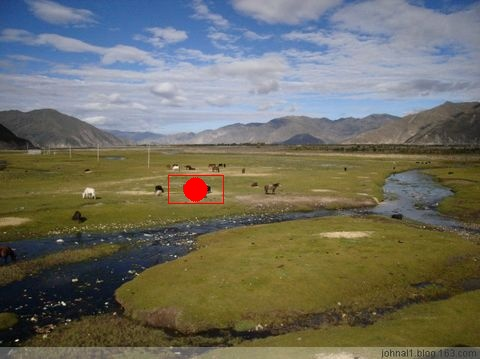
#> input picture 备份/TEST1/1.JPG, 480 x 359 px, found by its file name
$ python histsimilar.py
#> lines starting #> are read from the running program, lines starting #| are printed output that depends on the picture; pictures that were not available may be replaced by others from this repository, and a replacement may not be noted
#!/usr/bin/python
# -*- coding: utf-8 -*-

from PIL import Image

import datetime
import time

def make_regalur_image(img, size = (256, 256)):
	return img.resize(size).convert('RGB')

def split_image(img, part_size = (64, 64)):
	w, h = img.size
	pw, ph = part_size

	assert w % pw == h % ph == 0

	return [img.crop((i, j, i+pw, j+ph)).copy() \
				for i in range(0, w, pw) \
				for j in range(0, h, ph)]

def hist_similar(lh, rh):
	assert len(lh) == len(rh)
	return sum(1 - (0 if l == r else float(abs(l - r))/max(l, r)) for l, r in zip(lh, rh))/len(lh)

def calc_similar(li, ri):
#	return hist_similar(li.histogram(), ri.histogram())
	return sum(hist_similar(l.histogram(), r.histogram()) for l, r in zip(split_image(li), split_image(ri))) / 16.0


def calc_similar_by_path(lf, rf):
	li, ri = make_regalur_image(Image.open(lf)), make_regalur_image(Image.open(rf))
	return calc_similar(li, ri)

def make_doc_data(lf, rf):
#> called with lf = '1.jpg', rf = '12.jpg'
	li, ri = make_regalur_image(Image.open(lf)), make_regalur_image(Image.open(rf))
#> in make_regalur_image, `return img.resize(size).convert('RGB')`:
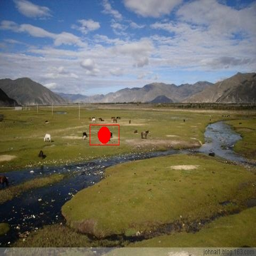
#> returned value: PIL image 256x256 RGB; mean R, G, B 110.2, 109.4, 97
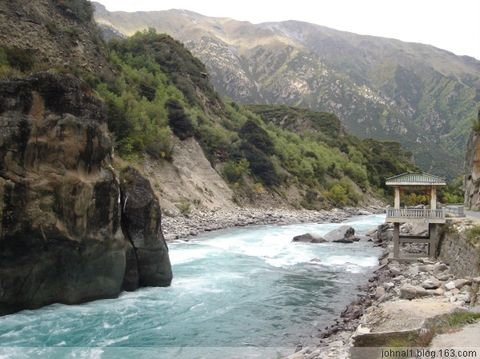
#> input picture 备份/test/TEST4/1.JPG, 480 x 359 px, given in place of 12.jpg, which was not available
#> call 2 of make_regalur_image, with size = (256, 256)
#> in make_regalur_image (call 2), `return img.resize(size).convert('RGB')`:
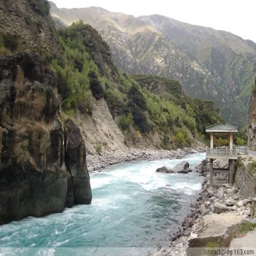
#> returned value: PIL image 256x256 RGB; mean R, G, B 126.1, 127.7, 120.7
	li.save(lf + '_regalur.png')
	ri.save(rf + '_regalur.png')
	fd = open('stat.csv', 'w')
	fd.write('\n'.join(l + ',' + r for l, r in zip(map(str, li.histogram()), map(str, ri.histogram()))))
#	print >>fd, '\n'
#	fd.write(','.join(map(str, ri.histogram())))
	fd.close()
	from PIL import ImageDraw
	li = li.convert('RGB')
	draw = ImageDraw.Draw(li)
	for i in range(0, 256, 64):
		draw.line((0, i, 256, i), fill = '#ff0000')
		draw.line((i, 0, i, 256), fill = '#ff0000')
	li.save(lf + '_lines.png')
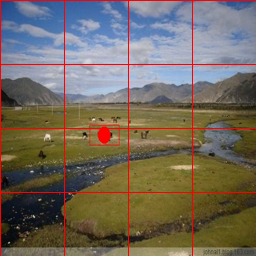
#> saved as 1.jpg_lines.png: PIL image 256x256 RGB; mean R, G, B 114.7, 106, 93.9


if __name__ == '__main__':
	#path = r'test/TEST%d/%d.JPG'
	knx=make_doc_data("1.jpg", "12.jpg")
	print(knx)
	# for i in range(1, 4):
	# 	print('test_case_%d: %.3f%%'%(i, calc_similar_by_path('test/TEST%d/%d.JPG'%(i, 1), 'test/TEST%d/%d.JPG'%(i, 2))*100))


#	make_doc_data('test/TEST4/1.JPG', 'test/TEST4/2.JPG')
